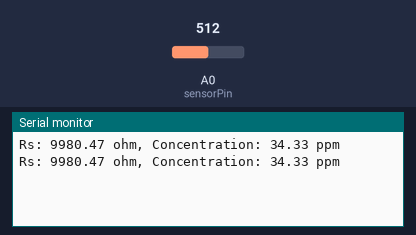
This sketch was run on a simulated Arduino Uno, built with avr-gcc and run on an emulated ATmega328P. Shown: the last lines printed to the serial monitor. The inputs (shaded band) are chosen by the test bench; at power-on: A0 (sensorPin) = 512.

Above: at 1.8 s.
1.9 s: A0 (sensorPin) set to 0
At 2.8 s:
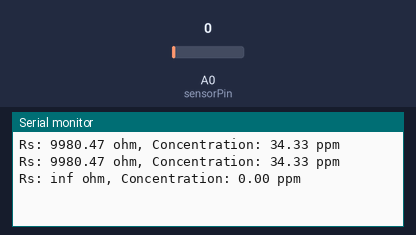
4.5 s: A0 (sensorPin) set to 1023
At 5.7 s:
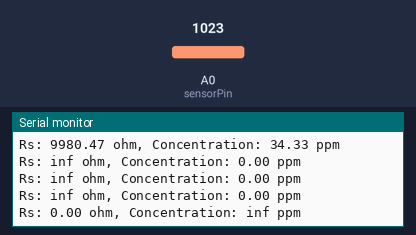

Measured:
- after the input at 1.9 s, the serial monitor: prints a new line after 0.10 s (image 1)
- after the input at 4.5 s, the serial monitor: prints a new line after 0.51 s (image 2)

The sketch:

fix_sad.ino
```cpp
const int sensorPin = A0; // Pin analog tempat VRL terhubung
const int RL_VALUE = 10000; // Nilai RL dalam ohm (10 kΩ)
const int Vcc = 5; // Tegangan suplai sensor (5V)

// Nilai Ro perlu diukur dengan menggunakan gas referensi pada konsentrasi yang diketahui
const float Ro = 5085.0; // Sesuaikan dengan nilai Ro yang diukur sebelumnya

void setup() {
  Serial.begin(9600); // Mulai komunikasi serial pada baud rate 9600
}

void loop() {
  int sensorValue = analogRead(sensorPin); // Baca nilai analog dari sensor
  float VRL = (sensorValue / 1023.0) * Vcc; // Konversi nilai analog ke tegangan
  float Rs = (Vcc / VRL - 1) * RL_VALUE; // Hitung Rs

  float ratio = Rs / Ro; // Hitung rasio Rs/Ro

  // Gunakan persamaan atau tabel kalibrasi untuk mengonversi rasio ke ppm
  // Misalkan menggunakan persamaan logaritmik sederhana berdasarkan datasheet
  float ppm = pow(10, (log10(ratio) - 0.6) / -0.2);
  Serial.print("Rs: ");
  Serial.print(Rs);
  Serial.print(" ohm, ");
  Serial.print("Concentration: ");
  Serial.print(ppm);
  Serial.println(" ppm");

  delay(1000); // Tunggu 1 detik sebelum pembacaan berikutnya
}
```
